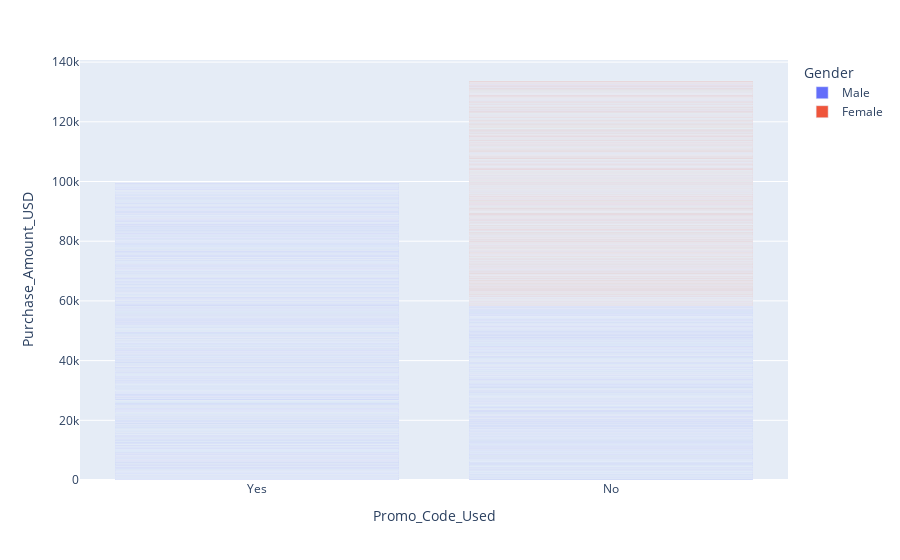

Notebook cell for this chart:
### Markdown cell above
they tend to pay with credit card

### Code cell
fig=px.bar(df,y='Purchase_Amount_USD',x='Promo_Code_Used',color='Gender')
fig.show()

### Figure 1 — Plotly figure (JSON) as saved in the notebook; plotly's stock layout.template omitted (floating-point values rounded to 4 significant figures; data arrays with more than 128 entries replaced by an {"elided": "..."} marker saying what was removed)
{"data": [{"hovertemplate": "Gender=Male<br>Promo_Code_Used=%{x}<br>Purchase_Amount_USD=%{y}<extra></extra>", "legendgroup": "Male", "marker": {"color": "#636efa", "pattern": {"shape": ""}}, "name": "Male", "orientation": "v", "showlegend": true, "textposition": "auto", "x": {"elided": "2652 str values"}, "xaxis": "x", "y": {"elided": "2652 int values"}, "yaxis": "y", "type": "bar"}, {"hovertemplate": "Gender=Female<br>Promo_Code_Used=%{x}<br>Purchase_Amount_USD=%{y}<extra></extra>", "legendgroup": "Female", "marker": {"color": "#EF553B", "pattern": {"shape": ""}}, "name": "Female", "orientation": "v", "showlegend": true, "textposition": "auto", "x": {"elided": "1248 str values"}, "xaxis": "x", "y": {"elided": "1248 int values"}, "yaxis": "y", "type": "bar"}], "layout": {"xaxis": {"anchor": "y", "domain": [0.0, 1.0], "title": {"text": "Promo_Code_Used"}}, "yaxis": {"anchor": "x", "domain": [0.0, 1.0], "title": {"text": "Purchase_Amount_USD"}}, "legend": {"title": {"text": "Gender"}, "tracegroupgap": 0}, "margin": {"t": 60}, "barmode": "relative"}}
